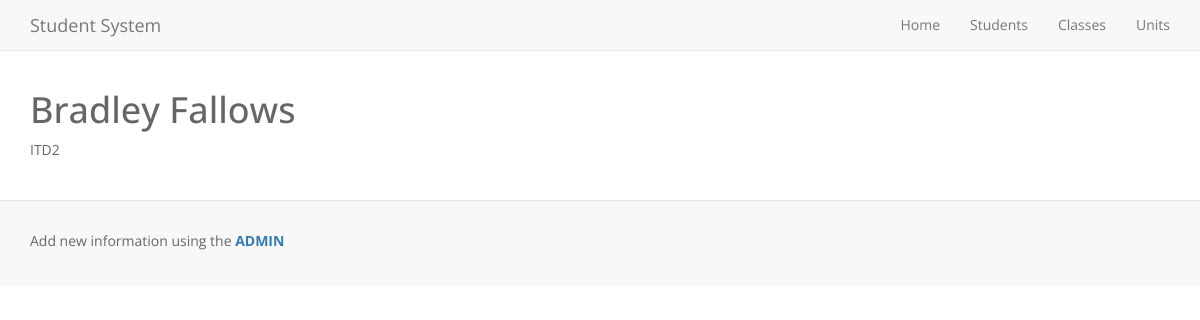
/SIS/students/4/overview, run on the app's committed database.
### Student_information_system/models.py (models this page shows, shortened)
class tblStudent(models.Model):
    id_students = models.AutoField(primary_key=True, verbose_name="Student ID")
    name_first = models.CharField("First Name", max_length=200)
    name_last = models.CharField("Last Name", max_length=200)
    date_of_birth = models.DateField(blank=True, null=True)
    gender = models.NullBooleanField("Is Male", null=True, blank=True)
    travel_time = models.DurationField("Travel Time", null=True, blank=True)
    post_code = models.CharField("Post Code", max_length=7, null=True, blank=True)
    id_foreign_classes = models.ForeignKey(tblClasses, verbose_name="Class")
    class Meta:
        verbose_name = ("Student")
        verbose_name_plural = ("Students")

class tblClasses(models.Model):
    id_classes = models.AutoField(primary_key=True, verbose_name="Class ID")
    class_code = models.CharField("Class Code", max_length=50)
    id_foreign_unit_1 = models.ForeignKey(tblUnits,
                                        verbose_name="Unit 1", related_name='Unit_1',
                                        null=True, blank=True)
    id_foreign_unit_2 = models.ForeignKey(tblUnits,
                                        verbose_name="Unit 2", related_name='Unit_2',
                                        null=True, blank=True)
    id_foreign_unit_3 = models.ForeignKey(tblUnits,
                                        verbose_name="Unit 3", related_name='Unit_3',
                                        null=True, blank=True)
    class Meta:
        verbose_name = ("Class")
        verbose_name_plural = ("Classes")
    def __str__(self):
        return self.class_code

### Student_information_system/views.py (the view)
# urls.py: url(r'^students/(?P<student_id>[0-9]+)/overview$', views.students, name='students'),
def students(request, student_id):
    student = get_object_or_404(tblStudent, pk=student_id)
    context = {
        'student': student,
    }
    return render(request, 'SIS/studentView.html', context)

### Student_information_system/templates/SIS/studentView.html
{% extends "SIS/base.html" %}
{% block content %}
    <h1>{{ student.name_first }} {{ student.name_last }}</h1>
    <p>{{ student.id_foreign_classes }}</p>
{% endblock %}

### static/css/style.css (style rules this page uses)
body { font-family: 'Open Sans', sans-serif; color: #666666; padding-top:70px; }

### data on the page
tblStudent: name_first "Bradley", name_last "Fallows", id_foreign_classes "ITD2"
